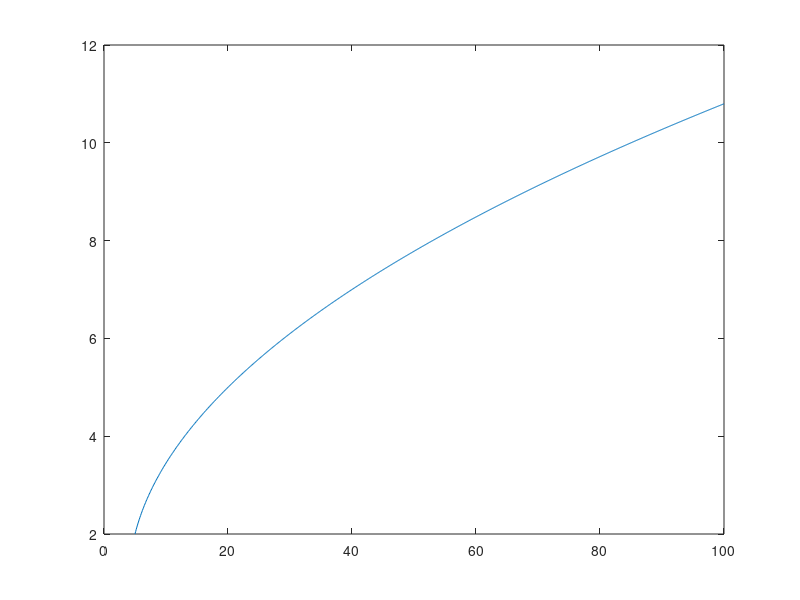

This figure's MATLAB source:
% Octave Script
% Title         :Grafica 1
% Author        :Jennifer Almaraz Suarez
% Description   :Script para graficar una funcion
% Date          :20211026
% Version       :1
% Usage         :octave>cd /path/
%               :octave>Graf1
%               :Requiere aplicacion de octave, usar su linea de comandos

clear 
% Dominio de la funcion 
x=5:0.1:100
% Rango de la funcion 
fx=(1)+((x-4).^(1/2)) 
% Funcion a plotear 
plot(x, fx) 
